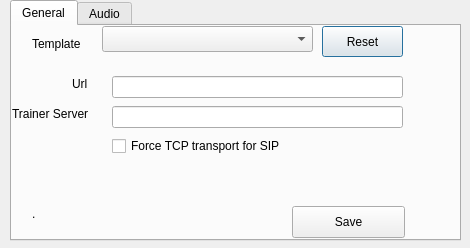
<?xml version="1.0" encoding="UTF-8"?>
<ui version="4.0">
 <class>SettingsDialog</class>
 <widget class="QDialog" name="SettingsDialog">
  <property name="windowModality">
   <enum>Qt::ApplicationModal</enum>
  </property>
  <property name="geometry">
   <rect>
    <x>0</x>
    <y>0</y>
    <width>470</width>
    <height>248</height>
   </rect>
  </property>
  <property name="windowTitle">
   <string>Dialog</string>
  </property>
  <widget class="QTabWidget" name="tabWidget">
   <property name="geometry">
    <rect>
     <x>10</x>
     <y>0</y>
     <width>451</width>
     <height>241</height>
    </rect>
   </property>
   <property name="currentIndex">
    <number>0</number>
   </property>
   <widget class="QWidget" name="tabGeneral">
    <attribute name="title">
     <string>General</string>
    </attribute>
    <widget class="QLabel" name="label">
     <property name="geometry">
      <rect>
       <x>20</x>
       <y>10</y>
       <width>61</width>
       <height>16</height>
      </rect>
     </property>
     <property name="text">
      <string>Template</string>
     </property>
    </widget>
    <widget class="QComboBox" name="cbTemplate">
     <property name="geometry">
      <rect>
       <x>90</x>
       <y>0</y>
       <width>211</width>
       <height>26</height>
      </rect>
     </property>
    </widget>
    <widget class="QLineEdit" name="leURL">
     <property name="geometry">
      <rect>
       <x>100</x>
       <y>50</y>
       <width>291</width>
       <height>22</height>
      </rect>
     </property>
    </widget>
    <widget class="QLineEdit" name="leServer">
     <property name="geometry">
      <rect>
       <x>100</x>
       <y>80</y>
       <width>291</width>
       <height>22</height>
      </rect>
     </property>
    </widget>
    <widget class="QPushButton" name="pushButton">
     <property name="geometry">
      <rect>
       <x>310</x>
       <y>0</y>
       <width>81</width>
       <height>31</height>
      </rect>
     </property>
     <property name="text">
      <string>Reset</string>
     </property>
    </widget>
    <widget class="QLabel" name="label_2">
     <property name="geometry">
      <rect>
       <x>60</x>
       <y>50</y>
       <width>21</width>
       <height>16</height>
      </rect>
     </property>
     <property name="text">
      <string>Url</string>
     </property>
    </widget>
    <widget class="QLabel" name="label_3">
     <property name="geometry">
      <rect>
       <x>0</x>
       <y>80</y>
       <width>91</width>
       <height>16</height>
      </rect>
     </property>
     <property name="text">
      <string>Trainer Server</string>
     </property>
    </widget>
    <widget class="QPushButton" name="pbSaveGeneral">
     <property name="geometry">
      <rect>
       <x>280</x>
       <y>180</y>
       <width>113</width>
       <height>32</height>
      </rect>
     </property>
     <property name="text">
      <string>Save</string>
     </property>
    </widget>
    <widget class="QLabel" name="lbMessage">
     <property name="geometry">
      <rect>
       <x>20</x>
       <y>180</y>
       <width>241</width>
       <height>16</height>
      </rect>
     </property>
     <property name="text">
      <string>.</string>
     </property>
    </widget>
    <widget class="QCheckBox" name="cbSIPTransport">
     <property name="geometry">
      <rect>
       <x>100</x>
       <y>110</y>
       <width>201</width>
       <height>20</height>
      </rect>
     </property>
     <property name="text">
      <string>Force TCP transport for SIP</string>
     </property>
    </widget>
   </widget>
   <widget class="QWidget" name="tabSip">
    <attribute name="title">
     <string>Audio</string>
    </attribute>
    <widget class="QComboBox" name="cbInput">
     <property name="geometry">
      <rect>
       <x>100</x>
       <y>20</y>
       <width>271</width>
       <height>26</height>
      </rect>
     </property>
    </widget>
    <widget class="QComboBox" name="cbOutput">
     <property name="geometry">
      <rect>
       <x>100</x>
       <y>50</y>
       <width>271</width>
       <height>26</height>
      </rect>
     </property>
    </widget>
    <widget class="QComboBox" name="cbRing">
     <property name="geometry">
      <rect>
       <x>100</x>
       <y>80</y>
       <width>271</width>
       <height>26</height>
      </rect>
     </property>
    </widget>
    <widget class="QLabel" name="label_6">
     <property name="geometry">
      <rect>
       <x>10</x>
       <y>20</y>
       <width>91</width>
       <height>24</height>
      </rect>
     </property>
     <property name="text">
      <string>Input Device</string>
     </property>
    </widget>
    <widget class="QLabel" name="label_7">
     <property name="geometry">
      <rect>
       <x>0</x>
       <y>50</y>
       <width>101</width>
       <height>24</height>
      </rect>
     </property>
     <property name="text">
      <string>Output Device</string>
     </property>
    </widget>
    <widget class="QLabel" name="label_8">
     <property name="geometry">
      <rect>
       <x>15</x>
       <y>80</y>
       <width>81</width>
       <height>20</height>
      </rect>
     </property>
     <property name="text">
      <string>Ring Device</string>
     </property>
    </widget>
    <widget class="QToolButton" name="tbRingTest">
     <property name="geometry">
      <rect>
       <x>380</x>
       <y>80</y>
       <width>31</width>
       <height>23</height>
      </rect>
     </property>
     <property name="text">
      <string>Test</string>
     </property>
    </widget>
    <widget class="QLineEdit" name="leRingFile">
     <property name="geometry">
      <rect>
       <x>60</x>
       <y>120</y>
       <width>361</width>
       <height>22</height>
      </rect>
     </property>
     <property name="toolTip">
      <string extracomment="tone_stream://%(2000,4000,440.0,480.0);loops=20"/>
     </property>
     <property name="text">
      <string>tone_stream://%(2000,4000,440.0,480.0);loops=20</string>
     </property>
    </widget>
    <widget class="QLabel" name="label_9">
     <property name="geometry">
      <rect>
       <x>2</x>
       <y>122</y>
       <width>61</width>
       <height>16</height>
      </rect>
     </property>
     <property name="text">
      <string>Ring File</string>
     </property>
    </widget>
    <widget class="QToolButton" name="tbSelectFile">
     <property name="geometry">
      <rect>
       <x>420</x>
       <y>120</y>
       <width>25</width>
       <height>23</height>
      </rect>
     </property>
     <property name="toolTip">
      <string>&lt;!DOCTYPE HTML PUBLIC &quot;-//W3C//DTD HTML 4.0//EN&quot; &quot;http://www.w3.org/TR/REC-html40/strict.dtd&quot;&gt;
&lt;html&gt;&lt;head&gt;&lt;meta name=&quot;qrichtext&quot; content=&quot;1&quot; /&gt;&lt;style type=&quot;text/css&quot;&gt;
p, li { white-space: pre-wrap; }
&lt;/style&gt;&lt;/head&gt;&lt;body style=&quot; font-family:'Lucida Grande'; font-size:11pt; font-weight:400; font-style:normal;&quot;&gt;
&lt;p style=&quot; margin-top:0px; margin-bottom:0px; margin-left:0px; margin-right:0px; -qt-block-indent:0; text-indent:0px;&quot;&gt;Choose a custom .wav file, we don't support mp3 right now.&lt;/p&gt;
&lt;p style=&quot; margin-top:0px; margin-bottom:0px; margin-left:0px; margin-right:0px; -qt-block-indent:0; text-indent:0px;&quot;&gt;For default ring, set to: tone_stream://%(2000,4000,440.0,480.0);loops=20&lt;/p&gt;&lt;/body&gt;&lt;/html&gt;</string>
     </property>
     <property name="text">
      <string>...</string>
     </property>
    </widget>
    <widget class="QWidget" name="layoutWidget">
     <property name="geometry">
      <rect>
       <x>90</x>
       <y>160</y>
       <width>263</width>
       <height>32</height>
      </rect>
     </property>
     <layout class="QGridLayout" name="gridLayout_4">
      <item row="0" column="2">
       <widget class="QPushButton" name="pbSave">
        <property name="text">
         <string>Save</string>
        </property>
       </widget>
      </item>
      <item row="0" column="1">
       <widget class="QPushButton" name="pbLoopTest">
        <property name="text">
         <string>Loop Test</string>
        </property>
       </widget>
      </item>
      <item row="0" column="0">
       <widget class="QPushButton" name="pbReset">
        <property name="text">
         <string>Reset</string>
        </property>
       </widget>
      </item>
     </layout>
    </widget>
   </widget>
  </widget>
 </widget>
 <resources/>
 <connections/>
</ui>
